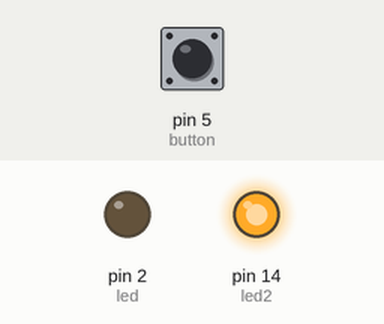
This sketch was run on a simulated Arduino Uno, built with avr-gcc and run on an emulated ATmega328P. On the bench: output pins drawn as LEDs (lit = HIGH). The inputs (shaded band) are chosen by the test bench; at power-on: pin 5 (button) HIGH.

Above: at 1.2 s.
1.3 s: pin 5 (button) pulled LOW for 0.15 s
At 1.37 s:
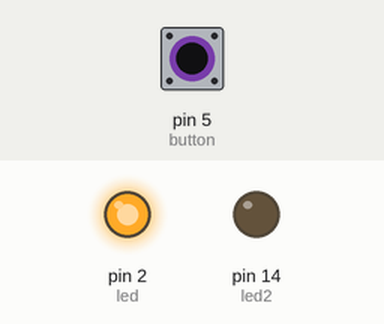
2.9 s: pin 5 (button) pulled LOW for 3.2 s
At 7.4 s:
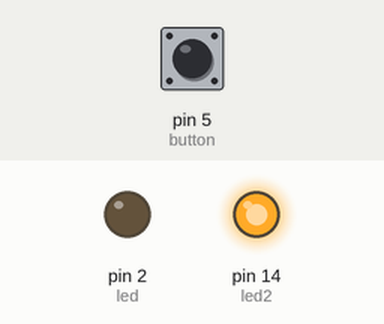
Timing chart, 0 to 8.9 s (numbered marks = the images above; inputs shaded):
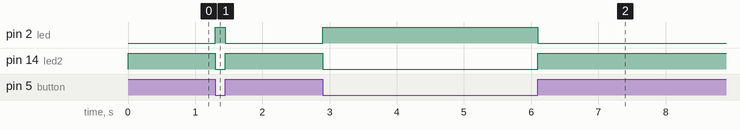

The sketch:

LED_Blink.ino
```cpp
int led=2;
int led2=14;
int button=5;

void setup()
{
  pinMode(led, OUTPUT);
  digitalWrite(led,LOW);

  pinMode(led2, OUTPUT);
  digitalWrite(led2,HIGH);

  pinMode(button,INPUT_PULLUP);
}

void loop()
{
  int buttonValue=digitalRead(button);
  if(!buttonValue)
  {
    digitalWrite(led, HIGH);
    digitalWrite(led2, LOW);
  }
  else
  {
    digitalWrite(led, LOW);
    digitalWrite(led2, HIGH);
  }
}
```

Measured:
- after the input at 1.3 s, pin 2 (led): LOW → HIGH at once, → LOW 0.15 s later; pin 14 (led2): HIGH → LOW at once, → HIGH 0.15 s later
- after the input at 2.9 s, pin 2 (led): LOW → HIGH at once, → LOW 3.2 s later; pin 14 (led2): HIGH → LOW at once, → HIGH 3.2 s later
